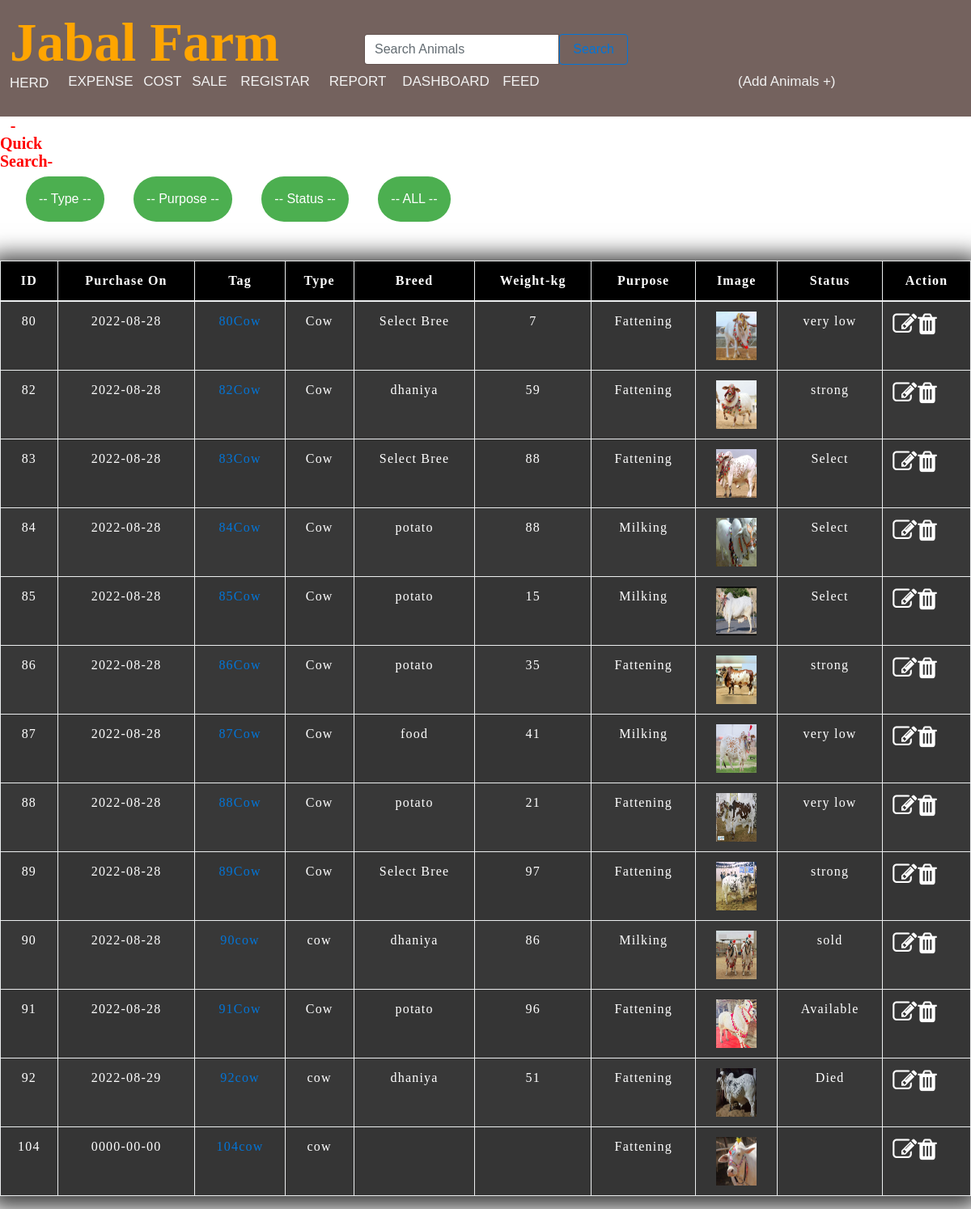
Page /view_cow.php on the committed database.
### tables this page shows
CREATE TABLE `add_animals` (
  `id` int(11) NOT NULL,
  `create_date` date NOT NULL,
  `Purpose` varchar(11) NOT NULL,
  `Animal` varchar(11) NOT NULL,
  `image` varchar(255) DEFAULT NULL,
  `breed` varchar(11) NOT NULL,
  `gender` varchar(11) NOT NULL,
  `health_status` varchar(11) NOT NULL,
  `age_months` varchar(11) NOT NULL,
  `weight_kg` varchar(11) NOT NULL,
  `height_inch` varchar(11) NOT NULL,
  `grade` varchar(11) NOT NULL,
  `broker_commission` varchar(11) NOT NULL,
  `purchase_price` varchar(11) NOT NULL,
  `inward_fare` varchar(11) NOT NULL,
  `purchase_location` varchar(11) NOT NULL,
  `issolation_date` date NOT NULL,
  `buying_broker_name` varchar(11) NOT NULL,
  `comments` varchar(11) NOT NULL
);

### view_cow.php (the view, shortened to what this page needs)
<!doctype html>
<html>
<head>
<link href="assets/plugins/bootstrap/css/bootstrap.min.css" rel="stylesheet" />
</head>
<body>
    <center><h1 style="font-family:playfair ; color:#ff0000; font-size:20px ; padding-right: 73rem; font-weight:bolder">-Quick Search-</h1></center>
<?php
    require'connection.php';
?>
<div class="dropdown" style="padding-left: 2rem;">
  <button class="dropbtn" style="border-radius: 2rem;">-- Type -- </button>
</div>
<div class="dropdown" style="padding-left: 2rem;">
  <button class="dropbtn" style="border-radius: 2rem;">-- Purpose -- </button>
</div>
<div class="dropdown" style="padding-left: 2rem;">
  <button class="dropbtn" style="border-radius: 2rem;">-- Status -- </button>
</div>
<div class="dropdown" style="padding-left: 2rem;">
  <button class="dropbtn" style="border-radius: 2rem;"><a href="View_detail.php" style="color: white;">-- ALL --</a></button>
</div>
<div class="body">
                  <div class="table-responsive-m">
                  <table class="table table-bordered table-striped table-hover " id="myTable">
                            <thead>
                                <tr>
                                    <th>ID</th>
                                    <th>Purchase On</th>
									<th>Tag</th>
									<th>Type</th>
									<th>Breed</th>
									<th>Weight-kg</th>
									<th>Purpose</th>
									<th>Image</th>
									<th>Status</th>
									<th>Action</th>
                                </tr>
                            </thead>
                            <tbody>
							<?php
								$sql="select * From add_animals WHERE Animal='cow'";
								$result = $con->query($sql);
								if($result->num_rows>0)
								{
									while($rows=$result->fetch_assoc())
									{
										?>
                                <tr>
                                    <td><?php echo $rows['id']; ?></td>
                                    <td><?php echo $rows['create_date']; ?></td>
									<td><?php echo $rows['']; ?><?php echo $rows['']; ?><a href='animal_registration.php?id=<?php echo $rows['id'];?>'><?php echo $rows['id']; ?><?php echo $rows['Animal']; ?></a></td>
                                    <td><?php echo $rows['Animal']; ?></td>
                                    <td><?php echo $rows['breed']; ?></td>
                                    <td><?php echo $rows['weight_kg']; ?></td>
                                     <td><?php echo $rows['Purpose']; ?></td>
                                     <td><img src="upload/<?php echo $rows['image']; ?>" style="width:50px; height:60px; "/></td>
                                     <td><?php echo $rows['health_status']; ?></td>
                                    <td><a href='edit_animal_registration.php?id=<?php echo $rows['id'];?>'><i class='fa fa-edit' style='font-size:30px;color:white;float:left;'></i></a>
									    <a href='delete/delete_animal_registration.php?id=<?php echo $rows['id'];?>' onclick="return confirm('Are you sure you want to delete this item?');"><i class='fa fa-trash' style='font-size:30px;color:white;float:left;'></i></a>
									</td>
                                </tr>
								<?php
		}
	}
		?>
                            </tbody>
                        </table>
                    </div>
                  </div>
</body>
</html>

### rows in the picture
add_animals: id "80", create_date "2022-08-28", Animal "Cow", breed "Select Bree", weight_kg "7", Purpose "Fattening", image (picture), health_status "very low"
add_animals: id "82", create_date "2022-08-28", Animal "Cow", breed "dhaniya", weight_kg "59", Purpose "Fattening", image (picture), health_status "strong"
add_animals: id "83", create_date "2022-08-28", Animal "Cow", breed "Select Bree", weight_kg "88", Purpose "Fattening", image (picture), health_status "Select"
add_animals: id "84", create_date "2022-08-28", Animal "Cow", breed "potato", weight_kg "88", Purpose "Milking", image (picture), health_status "Select"
add_animals: id "85", create_date "2022-08-28", Animal "Cow", breed "potato", weight_kg "15", Purpose "Milking", image (placeholder picture), health_status "Select"
add_animals: id "86", create_date "2022-08-28", Animal "Cow", breed "potato", weight_kg "35", Purpose "Fattening", image (picture), health_status "strong"
add_animals: id "87", create_date "2022-08-28", Animal "Cow", breed "food", weight_kg "41", Purpose "Milking", image (picture), health_status "very low"
add_animals: id "88", create_date "2022-08-28", Animal "Cow", breed "potato", weight_kg "21", Purpose "Fattening", image (picture), health_status "very low"
add_animals: id "89", create_date "2022-08-28", Animal "Cow", breed "Select Bree", weight_kg "97", Purpose "Fattening", image (picture), health_status "strong"
add_animals: id "90", create_date "2022-08-28", Animal "cow", breed "dhaniya", weight_kg "86", Purpose "Milking", image (picture), health_status "sold"
add_animals: id "91", create_date "2022-08-28", Animal "Cow", breed "potato", weight_kg "96", Purpose "Fattening", image (picture), health_status "Available"
add_animals: id "92", create_date "2022-08-29", Animal "cow", breed "dhaniya", weight_kg "51", Purpose "Fattening", image (picture), health_status "Died"
add_animals: id "104", create_date "0000-00-00", Animal "cow", Purpose "Fattening", image (picture)
